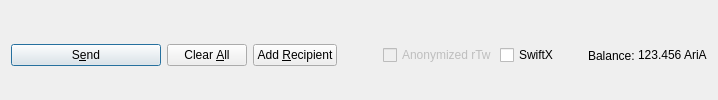
         <widget class="QFrame" name="frame_Send">
          <layout class="QHBoxLayout" name="horizontalLayout">
           <property name="bottomMargin">
            <number>0</number>
           </property>
           <item>
            <widget class="QPushButton" name="sendButton">
             <property name="minimumSize">
              <size>
               <width>150</width>
               <height>0</height>
              </size>
             </property>
             <property name="toolTip">
              <string>Confirm the send action</string>
             </property>
             <property name="text">
              <string>S&amp;end</string>
             </property>
             <property name="icon">
              <iconset resource="../aria.qrc">
               <normaloff>:/icons/send</normaloff>:/icons/send</iconset>
             </property>
             <property name="autoDefault">
              <bool>false</bool>
             </property>
             <property name="default">
              <bool>true</bool>
             </property>
            </widget>
           </item>
           <item>
            <widget class="QPushButton" name="clearButton">
             <property name="sizePolicy">
              <sizepolicy hsizetype="Minimum" vsizetype="Fixed">
               <horstretch>0</horstretch>
               <verstretch>0</verstretch>
              </sizepolicy>
             </property>
             <property name="toolTip">
              <string>Clear all fields of the form.</string>
             </property>
             <property name="text">
              <string>Clear &amp;All</string>
             </property>
             <property name="icon">
              <iconset resource="../aria.qrc">
               <normaloff>:/icons/remove</normaloff>:/icons/remove</iconset>
             </property>
             <property name="autoDefault">
              <bool>false</bool>
             </property>
            </widget>
           </item>
           <item>
            <widget class="QPushButton" name="addButton">
             <property name="toolTip">
              <string>Send to multiple recipients at once</string>
             </property>
             <property name="text">
              <string>Add &amp;Recipient</string>
             </property>
             <property name="icon">
              <iconset resource="../aria.qrc">
               <normaloff>:/icons/add</normaloff>:/icons/add</iconset>
             </property>
             <property name="autoDefault">
              <bool>false</bool>
             </property>
            </widget>
           </item>
           <item>
            <spacer name="horizontalSpacer">
             <property name="orientation">
              <enum>Qt::Horizontal</enum>
             </property>
             <property name="sizeHint" stdset="0">
              <size>
               <width>40</width>
               <height>20</height>
              </size>
             </property>
            </spacer>
           </item>
           <item>
            <layout class="QHBoxLayout" name="horizontalLayout_2">
             <property name="spacing">
              <number>3</number>
             </property>
             <item>
              <widget class="QCheckBox" name="checkzAriA">
               <property name="enabled">
                <bool>false</bool>
               </property>
               <property name="text">
                <string>Anonymized rTw</string>
               </property>
              </widget>
             </item>
             <item>
              <widget class="QCheckBox" name="checkSwiftTX">
               <property name="enabled">
                <bool>true</bool>
               </property>
               <property name="minimumSize">
                <size>
                 <width>85</width>
                 <height>0</height>
                </size>
               </property>
               <property name="text">
                <string>SwiftX</string>
               </property>
              </widget>
             </item>
             <item>
              <widget class="QLabel" name="label">
               <property name="text">
                <string>Balance:</string>
               </property>
              </widget>
             </item>
             <item>
              <widget class="QLabel" name="labelBalance">
               <property name="sizePolicy">
                <sizepolicy hsizetype="Preferred" vsizetype="Fixed">
                 <horstretch>0</horstretch>
                 <verstretch>0</verstretch>
                </sizepolicy>
               </property>
               <property name="cursor">
                <cursorShape>IBeamCursor</cursorShape>
               </property>
               <property name="text">
                <string notr="true">123.456 AriA</string>
               </property>
               <property name="textInteractionFlags">
                <set>Qt::LinksAccessibleByMouse|Qt::TextSelectableByKeyboard|Qt::TextSelectableByMouse</set>
               </property>
              </widget>
             </item>
            </layout>
           </item>
          </layout>
         </widget>
